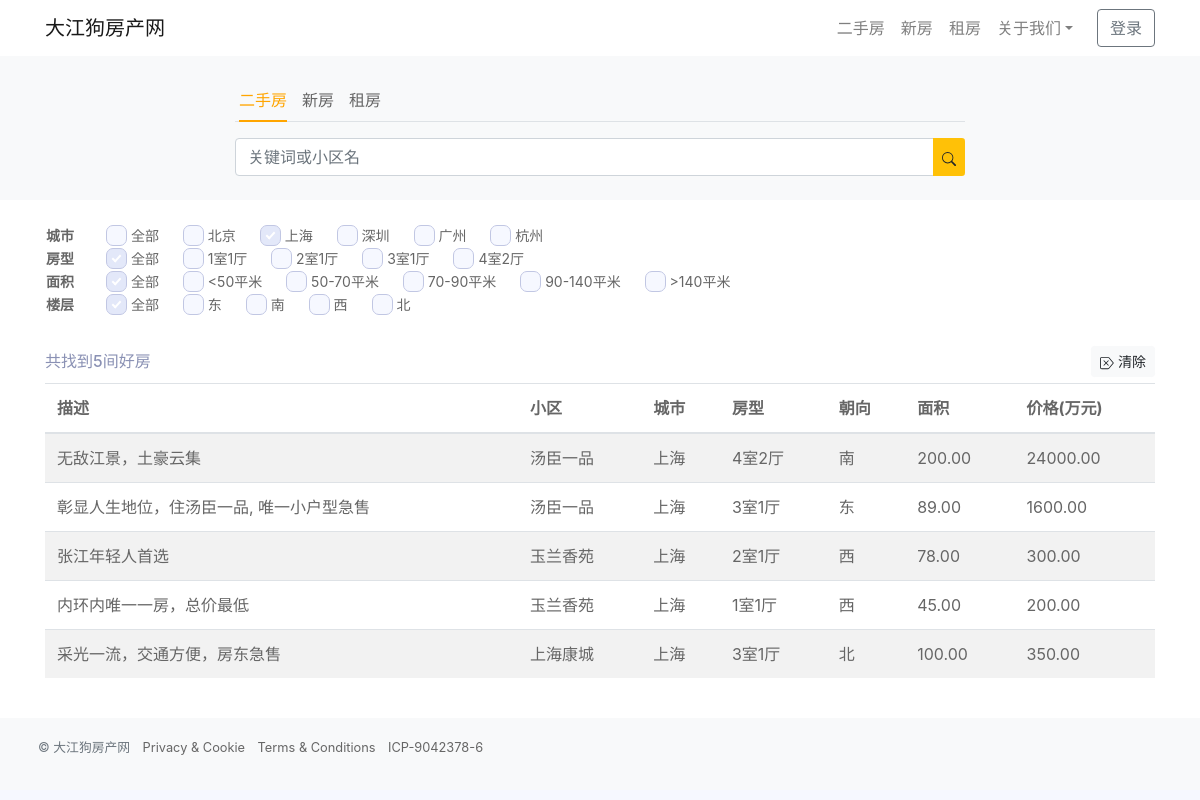
Page /?city=sh on the committed database.
### house/models.py (models this page shows, shortened)
class House(models.Model):
    description = models.CharField(max_length=108, verbose_name="描述")
    community = models.ForeignKey('Community', on_delete=models.CASCADE, verbose_name="小区")
    bedroom = models.CharField(max_length=1, choices=Bedroom.choices, verbose_name="房型")
    direction = models.CharField(max_length=2, choices=Direction.choices, verbose_name="朝向")
    floor = models.CharField(max_length=1, choices=Floor.choices, verbose_name="楼层")
    area = models.DecimalField(max_digits=8, decimal_places=2, verbose_name="面积(平方米)")
    area_class = models.CharField(max_length=1, null=True, blank=True, choices=Area.choices, verbose_name="面积")
    price = models.DecimalField(max_digits=8, decimal_places=2, verbose_name="价格(万元)")
    add_date = models.DateTimeField(auto_now_add=True, verbose_name="发布日期")
    mod_date = models.DateTimeField(auto_now=True, verbose_name="修改日期")
    class Meta:
        verbose_name = "二手房"
        verbose_name_plural = "二手房"

class Community(models.Model):
    name = models.CharField(max_length=60, verbose_name='小区')
    city = models.CharField(max_length=2, choices=City.choices, verbose_name="城市")
    add_date = models.DateTimeField(auto_now_add=True, verbose_name="发布日期")
    mod_date = models.DateTimeField(auto_now=True, verbose_name="修改日期")
    class Meta:
        verbose_name = "小区"
        verbose_name_plural = "小区"
    def __str__(self):
        return self.name

### house/views.py (the view)
# urls.py: path('', views.house_filter, name='house_filter'),
def house_filter(request):
    base_qs = House.objects.all().select_related('community')
    f = HouseFilter(request.GET, queryset=base_qs)
    paginator = Paginator(f.qs, 5)
    page = request.GET.get('page', 1)
    try:
        page_obj = paginator.page(page)
    except PageNotAnInteger:
        page_obj = paginator.page(1)
    except EmptyPage:
        page_obj = paginator.page(paginator.num_pages)
    is_paginated = True if paginator.num_pages > 1 else False
    context = {'page_obj': page_obj, 'paginator': paginator, 'is_paginated': is_paginated, 'filter': f, }
    return render(request, 'house/house_filter.html', context)

### house/templatetags/core_tags_filters.py (called while the page is built)
@register.simple_tag(takes_context=True)
def param_replace(context, **kwargs):
    d = context['request'].GET.copy()
    for k, v in kwargs.items():
        d[k] = v
    for k in [k for k, v in d.items() if not v]:
        del d[k]
    return d.urlencode()

### house/templates/house/house_filter.html (shortened to what this page needs)
{% extends 'house/base.html' %}
{% load static %}
{% load core_tags_filters %}
{% block content %}
<div class="py-4 px-3 bg-light">
     <div class="container">
			 <div class="row">
				<div class="col-1 col-md-2"></div>
				<div class="col-10 col-md-8">
				<ul class="nav nav-tabs px-1 mx-0" id="myTab" role="tablist">
					<li class="nav-item">
							<a class="nav-link active" id="home-tab" data-toggle="tab" href="#tabpanel1" role="tab" aria-controls="home" aria-selected="true">二手房</a>
					</li>
				    <li class="nav-item">
							<a class="nav-link" id="profile-tab" data-toggle="tab" href="#tabpanel2" role="tab" aria-controls="profile" aria-selected="false">新房</a>
				    </li>
					<li class="nav-item">
							<a class="nav-link" id="messages-tab" data-toggle="tab" href="#tabpanel3" role="tab" aria-controls="messages" aria-selected="false">租房</a>
					</li>
				</ul>
				</div>
				</div>
				<div class="tab-content">
				<div class="tab-pane fade show active" id="tabpanel1" role="tabpanel" aria-labelledby="home-tab">
					 <div class="row pt-3">
						<div class="col-1 col-md-2"></div>
						<div class="col-10 col-md-8">
					 <form role="form" method="get" action="{% url 'house:house_filter' %}">
						<div class="input-group">
							<input type="text" name="q" value="{% if filter.form.q.value %}{{ filter.form.q.value }}{% endif %}" class="form-control" id="id_q" placeholder="关键词或小区名">
							<div class="input-group-append">
									<button type="submit" class="btn btn-inline btn-sm bg-warning">
									</button>
							 </div>
						</div>
					</form>
					</div>
					<div class="col-1 col-md-2"></div>
					</div>
		      </div>
			</div>
	  </div>
</div>
	 <div class="py-4 px-3 bg-white">
     <div class="container">
         <table class="mb-4" style="font-size:14px">
	   <tbody>
         {% with field=filter.form.city %}
         <tr class="mt-2">
             <td class="align-text-top" style="width:40px;"><span><b>城市</b></span></td>
             <td class="tb-filter-item">
                  <a href="?{% param_replace city='' %}">
                    <input type="checkbox"
                     disabled />
                    <span>全部</span>
                  </a>
            {% for pk, choice in field.field.widget.choices %}
                 {% ifnotequal forloop.counter0 0 %}
                      <a href="?{% param_replace city=pk %}" class="align-items-center">
                    <input id="id_{{field.name}}_{{ forloop.counter0 }}" name="{{field.name}}"
                           type="checkbox" value="{{pk}}" class=""
                             {% ifequal field.value pk %}
                               checked="checked"
                             {% endifequal %} disabled />
                    <span>{{ choice }}</span>
                        </a>
                 {% endifnotequal %}
            {% endfor %}
            </td>
         </tr>
         {% endwith %}
         {% with field=filter.form.bedroom %}
         <tr>
             <td class="align-text-top" style="width:40px;"><span><b>{{ field.label }}</b></span></td>
             <td class="tb-filter-item">
                  <a href="?{% param_replace bedroom='' %}">
                    <input type="checkbox"
                     {% if not request.GET.bedroom %}
                          checked="checked"
                           {% endif %}
                     disabled />
                    <span>全部</span>
                  </a>
            {% for pk, choice in field.field.widget.choices %}
                 {% ifnotequal forloop.counter0 0 %}
                      <a href="?{% param_replace bedroom=pk %}" class="align-items-center">
                    <input id="id_{{field.name}}_{{ forloop.counter0 }}" name="{{field.name}}"
                           type="checkbox" value="{{pk}}" class=""
                              disabled />
                    <span>{{ choice }}</span>
                        </a>
                 {% endifnotequal %}
            {% endfor %}
            </td>
         </tr>
         {% endwith %}
         {% with field=filter.form.area %}
         <tr class="mt-2">
             <td class="align-text-top" style="width:40px;"><span><b>{{ field.label }}</b></span></td>
             <td class="tb-filter-item">
                  <a href="?{% param_replace area='' %}">
                    <input type="checkbox"
                     {% if not request.GET.area %}
                          checked="checked"
                           {% endif %}
                     disabled />
                    <span>全部</span>
                  </a>
            {% for pk, choice in field.field.widget.choices %}
                 {% ifnotequal forloop.counter0 0 %}
                      <a href="?{% param_replace area=pk %}" class="align-items-center">
                    <input id="id_{{field.name}}_{{ forloop.counter0 }}" name="{{field.name}}"
                           type="checkbox" value="{{pk}}" class=""
                              disabled />
                    <span>{{ choice }}</span>
                        </a>
                 {% endifnotequal %}
            {% endfor %}
            </td>
         </tr>
         {% endwith %}
         {% with field=filter.form.direction %}
        <tr class="mt-2">
             <td class="align-text-top" style="width:40px;"><span><b>{{ field.label }}</b></span></td>
             <td class="tb-filter-item">
                  <a href="?{% param_replace direction='' %}">
                    <input type="checkbox"
                     {% if not request.GET.direction %}
                          checked="checked"
                           {% endif %}
                     disabled />
                    <span>全部</span>
                  </a>
            {% for pk, choice in field.field.widget.choices %}
                 {% ifnotequal forloop.counter0 0 %}
                      <a href="?{% param_replace direction=pk %}" class="align-items-center">
                    <input id="id_{{field.name}}_{{ forloop.counter0 }}" name="{{field.name}}"
                           type="checkbox" value="{{pk}}" class=""
                              disabled />
                    <span>{{ choice }}</span>
                        </a>
                 {% endifnotequal %}
            {% endfor %}
            </td>
         </tr>
         {% endwith %}
	 </tbody>
	 </table>
         <div class="x_title align-items-center py-1 row bg-white">
             <div class="col-6 pt-2">
                 <h6 class="align-items-center">共找到{{ filter.qs.count }}间好房<h6>
             </div>
             <div class="col-6">
                 <span class="dropdown float-right">
                    <a href="{{ request.path }}">
                     <button type="button" class="btn btn-sm btn-light py-1 my-0" aria-expanded="false">
                         清除
                     </button>
                    </a>
                 </span>
             </div>
         </div>
         <div class="table-responsive">
             <table class="table table-striped table-hover">
                 <thead>
                 <tr>
                     <th scope="col">描述</th>
                     <th scope="col">小区</th>
                     <th scope="col">城市</th>
                     <th scope="col">房型</th>
                     <th scope="col">朝向</th>
                     <th scope="col">面积</th>
                     <th scope="col">价格(万元)</th>
                 </tr>
                 </thead>
                   <tbody>
                 {% if page_obj %}
                     {% for item in page_obj %}
                     <tr>
                         <td>{{ item.description }}</td>
                         <td>{{ item.community }}</td>
                         <td>{{ item.community.get_city_display }}</td>
                         <td>{{ item.get_bedroom_display }}</td>
                         <td>{{ item.get_direction_display }}</td>
                         <td>{{ item.area }}</td>
                         <td>{{ item.price }}</td>
                     </tr>
                     {% endfor %}
                   {% endif %}
                 </tbody>
             </table>
         </div>
	</div>
</div>
{% endblock %}

### house/templates/house/base.html (style rules this page uses)
html { box-sizing: border-box; }
* { box-sizing: inherit; }
*:before, *:after { box-sizing: inherit; }
body { overflow-x: hidden; font-family: 'Inter', Arial, sans-serif; color: #8A91B4; background: #F6F8FF; }
table th, td { color: #666; }
body a { color:#666; }
body { padding-top: 56px; }
#myTab li { background:none; border:none; padding-left:0px; margin-right:15px; padding-right:0px; }
#myTab li a, #myTab a { border:none; background:none; padding-left:0px; padding-right:0px; }
#myTab li a.active { color:orange; border-bottom:2px solid orange; }
.tb-filter-item a { margin-left:20px; }

### rows in the picture
House: description "无敌江景，土豪云集", community "汤臣一品", community.city "上海", bedroom "4室2厅", direction "南", area "200.00", price "24000.00"
House: description "彰显人生地位，住汤臣一品, 唯一小户型急售", community "汤臣一品", community.city "上海", bedroom "3室1厅", direction "东", area "89.00", price "1600.00"
House: description "张江年轻人首选", community "玉兰香苑", community.city "上海", bedroom "2室1厅", direction "西", area "78.00", price "300.00"
House: description "内环内唯一一房，总价最低", community "玉兰香苑", community.city "上海", bedroom "1室1厅", direction "西", area "45.00", price "200.00"
House: description "采光一流，交通方便，房东急售", community "上海康城", community.city "上海", bedroom "3室1厅", direction "北", area "100.00", price "350.00"

### other values in the picture
{{ choice }} "北京" "上海" "深圳" "广州" "杭州"
{{ field.label }} "房型"
{{ choice }} "1室1厅" "2室1厅" "3室1厅" "4室2厅"
{{ field.label }} "面积"
{{ choice }} "<50平米" "50-70平米" "70-90平米" "90-140平米" ">140平米"
{{ field.label }} "楼层"
{{ choice }} "东" "南" "西" "北"
{{ filter.qs.count }} "5"
